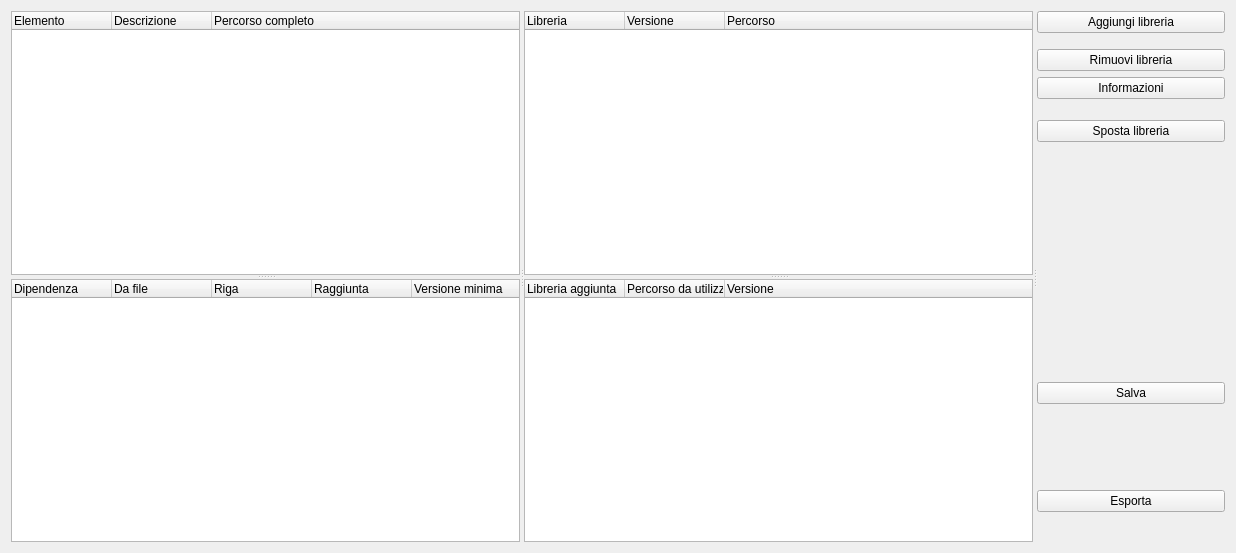
<?xml version="1.0" encoding="UTF-8"?>
<ui version="4.0">
 <class>PackageTab</class>
 <widget class="QWidget" name="PackageTab">
  <property name="geometry">
   <rect>
    <x>0</x>
    <y>0</y>
    <width>1236</width>
    <height>553</height>
   </rect>
  </property>
  <property name="sizePolicy">
   <sizepolicy hsizetype="Expanding" vsizetype="Expanding">
    <horstretch>0</horstretch>
    <verstretch>0</verstretch>
   </sizepolicy>
  </property>
  <property name="minimumSize">
   <size>
    <width>0</width>
    <height>0</height>
   </size>
  </property>
  <property name="windowTitle">
   <string>Form</string>
  </property>
  <layout class="QHBoxLayout" name="horizontalLayout">
   <item>
    <widget class="QSplitter" name="splitter_3">
     <property name="sizePolicy">
      <sizepolicy hsizetype="Expanding" vsizetype="Expanding">
       <horstretch>0</horstretch>
       <verstretch>0</verstretch>
      </sizepolicy>
     </property>
     <property name="orientation">
      <enum>Qt::Horizontal</enum>
     </property>
     <widget class="QSplitter" name="splitter_2">
      <property name="sizePolicy">
       <sizepolicy hsizetype="Expanding" vsizetype="Expanding">
        <horstretch>0</horstretch>
        <verstretch>0</verstretch>
       </sizepolicy>
      </property>
      <property name="orientation">
       <enum>Qt::Horizontal</enum>
      </property>
      <widget class="QSplitter" name="splitter">
       <property name="sizePolicy">
        <sizepolicy hsizetype="Expanding" vsizetype="Expanding">
         <horstretch>0</horstretch>
         <verstretch>0</verstretch>
        </sizepolicy>
       </property>
       <property name="orientation">
        <enum>Qt::Vertical</enum>
       </property>
       <widget class="QTreeWidget" name="fileBrowser">
        <property name="minimumSize">
         <size>
          <width>300</width>
          <height>100</height>
         </size>
        </property>
        <property name="contextMenuPolicy">
         <enum>Qt::CustomContextMenu</enum>
        </property>
        <column>
         <property name="text">
          <string>Elemento</string>
         </property>
        </column>
        <column>
         <property name="text">
          <string>Descrizione</string>
         </property>
        </column>
        <column>
         <property name="text">
          <string>Percorso completo</string>
         </property>
        </column>
       </widget>
       <widget class="QTreeWidget" name="dependencyBrowser">
        <property name="minimumSize">
         <size>
          <width>100</width>
          <height>200</height>
         </size>
        </property>
        <property name="maximumSize">
         <size>
          <width>16161616</width>
          <height>300</height>
         </size>
        </property>
        <column>
         <property name="text">
          <string>Dipendenza</string>
         </property>
        </column>
        <column>
         <property name="text">
          <string>Da file</string>
         </property>
        </column>
        <column>
         <property name="text">
          <string>Riga</string>
         </property>
        </column>
        <column>
         <property name="text">
          <string>Raggiunta</string>
         </property>
        </column>
        <column>
         <property name="text">
          <string>Versione minima</string>
         </property>
        </column>
       </widget>
      </widget>
      <widget class="QSplitter" name="libTools">
       <property name="sizePolicy">
        <sizepolicy hsizetype="Expanding" vsizetype="Expanding">
         <horstretch>0</horstretch>
         <verstretch>0</verstretch>
        </sizepolicy>
       </property>
       <property name="orientation">
        <enum>Qt::Vertical</enum>
       </property>
       <widget class="QTreeWidget" name="libraryBrowser">
        <property name="minimumSize">
         <size>
          <width>100</width>
          <height>100</height>
         </size>
        </property>
        <property name="contextMenuPolicy">
         <enum>Qt::CustomContextMenu</enum>
        </property>
        <column>
         <property name="text">
          <string>Libreria</string>
         </property>
        </column>
        <column>
         <property name="text">
          <string>Versione</string>
         </property>
        </column>
        <column>
         <property name="text">
          <string>Percorso</string>
         </property>
        </column>
       </widget>
       <widget class="QTreeWidget" name="packageLibraryViewer">
        <property name="minimumSize">
         <size>
          <width>100</width>
          <height>100</height>
         </size>
        </property>
        <column>
         <property name="text">
          <string>Libreria aggiunta</string>
         </property>
        </column>
        <column>
         <property name="text">
          <string>Percorso da utilizzare</string>
         </property>
        </column>
        <column>
         <property name="text">
          <string>Versione</string>
         </property>
        </column>
       </widget>
      </widget>
     </widget>
     <widget class="QWidget" name="">
      <layout class="QVBoxLayout" name="buttonBox">
       <property name="sizeConstraint">
        <enum>QLayout::SetDefaultConstraint</enum>
       </property>
       <item>
        <widget class="QPushButton" name="addLibraryButton">
         <property name="text">
          <string>Aggiungi libreria</string>
         </property>
        </widget>
       </item>
       <item>
        <spacer name="verticalSpacer_4">
         <property name="orientation">
          <enum>Qt::Vertical</enum>
         </property>
         <property name="sizeType">
          <enum>QSizePolicy::Fixed</enum>
         </property>
         <property name="sizeHint" stdset="0">
          <size>
           <width>20</width>
           <height>10</height>
          </size>
         </property>
        </spacer>
       </item>
       <item>
        <widget class="QPushButton" name="deleteLibraryButton">
         <property name="text">
          <string>Rimuovi libreria</string>
         </property>
        </widget>
       </item>
       <item>
        <widget class="QPushButton" name="infoButton">
         <property name="text">
          <string>Informazioni</string>
         </property>
        </widget>
       </item>
       <item>
        <spacer name="verticalSpacer_5">
         <property name="orientation">
          <enum>Qt::Vertical</enum>
         </property>
         <property name="sizeType">
          <enum>QSizePolicy::Fixed</enum>
         </property>
         <property name="sizeHint" stdset="0">
          <size>
           <width>20</width>
           <height>15</height>
          </size>
         </property>
        </spacer>
       </item>
       <item>
        <widget class="QPushButton" name="moveLibraryButton">
         <property name="text">
          <string>Sposta libreria</string>
         </property>
        </widget>
       </item>
       <item>
        <spacer name="verticalSpacer_2">
         <property name="orientation">
          <enum>Qt::Vertical</enum>
         </property>
         <property name="sizeType">
          <enum>QSizePolicy::Expanding</enum>
         </property>
         <property name="sizeHint" stdset="0">
          <size>
           <width>20</width>
           <height>40</height>
          </size>
         </property>
        </spacer>
       </item>
       <item>
        <widget class="QPushButton" name="saveButton">
         <property name="text">
          <string>Salva</string>
         </property>
        </widget>
       </item>
       <item>
        <spacer name="verticalSpacer">
         <property name="orientation">
          <enum>Qt::Vertical</enum>
         </property>
         <property name="sizeType">
          <enum>QSizePolicy::Fixed</enum>
         </property>
         <property name="sizeHint" stdset="0">
          <size>
           <width>40</width>
           <height>80</height>
          </size>
         </property>
        </spacer>
       </item>
       <item>
        <widget class="QPushButton" name="exportButton">
         <property name="text">
          <string>Esporta</string>
         </property>
        </widget>
       </item>
       <item>
        <spacer name="verticalSpacer_3">
         <property name="orientation">
          <enum>Qt::Vertical</enum>
         </property>
         <property name="sizeType">
          <enum>QSizePolicy::Fixed</enum>
         </property>
         <property name="sizeHint" stdset="0">
          <size>
           <width>20</width>
           <height>30</height>
          </size>
         </property>
        </spacer>
       </item>
      </layout>
     </widget>
    </widget>
   </item>
  </layout>
  <action name="actionApri_percorso">
   <property name="text">
    <string>Apri percorso</string>
   </property>
  </action>
  <action name="actionInformazioni_libreria">
   <property name="text">
    <string>Informazioni libreria</string>
   </property>
  </action>
  <action name="actionAggiungi_al_pacchetto">
   <property name="text">
    <string>Aggiungi al pacchetto</string>
   </property>
  </action>
  <action name="actionMostra_in_visualizzatore">
   <property name="text">
    <string>Mostra in visualizzatore</string>
   </property>
  </action>
  <action name="actionNascondi">
   <property name="text">
    <string>Nascondi dalla vista</string>
   </property>
  </action>
  <action name="actionIgnora">
   <property name="text">
    <string>Ignora</string>
   </property>
  </action>
  <action name="actionApri_esempi">
   <property name="text">
    <string>Apri esempi</string>
   </property>
  </action>
  <action name="actionApri_keywords">
   <property name="text">
    <string>Apri keywords</string>
   </property>
  </action>
  <action name="actionApri_nel_terminale">
   <property name="text">
    <string>Apri nel terminale</string>
   </property>
  </action>
  <action name="actionImposta_informazioni">
   <property name="text">
    <string>Imposta informazioni</string>
   </property>
  </action>
  <action name="actionApri_documentazione">
   <property name="text">
    <string>Apri documentazione</string>
   </property>
  </action>
  <action name="actionInformazioni">
   <property name="text">
    <string>Informazioni</string>
   </property>
  </action>
  <action name="actionCopia_percorso">
   <property name="text">
    <string>Copia percorso</string>
   </property>
  </action>
  <action name="actionApri_in_visualizzatore">
   <property name="text">
    <string>Apri in visualizzatore</string>
   </property>
  </action>
  <action name="actionApri_con_applicazione_di_sistema">
   <property name="text">
    <string>Apri con applicazione di sistema</string>
   </property>
  </action>
  <action name="actionImposta_flag">
   <property name="text">
    <string>Imposta flag</string>
   </property>
  </action>
  <action name="actionApri_in_terminale">
   <property name="text">
    <string>Apri in terminale</string>
   </property>
  </action>
  <action name="actionImposta_come_file_principale">
   <property name="text">
    <string>Imposta come file principale</string>
   </property>
  </action>
  <action name="actionEscludi_dal_pacchetto">
   <property name="text">
    <string>Escludi dal pacchetto</string>
   </property>
  </action>
  <action name="actionSposta">
   <property name="text">
    <string>Sposta</string>
   </property>
  </action>
  <action name="actionIncolla">
   <property name="text">
    <string>Incolla</string>
   </property>
  </action>
  <action name="actionIncolla_all_interno">
   <property name="text">
    <string>Incolla all' interno</string>
   </property>
  </action>
  <action name="actionEsporta">
   <property name="text">
    <string>Esporta</string>
   </property>
  </action>
  <action name="actionImporta">
   <property name="text">
    <string>Importa</string>
   </property>
  </action>
  <action name="actionAggiorna_vista">
   <property name="text">
    <string>Aggiorna vista</string>
   </property>
  </action>
  <action name="actionElimina">
   <property name="text">
    <string>Elimina</string>
   </property>
  </action>
  <action name="actionElimina_contenuto">
   <property name="text">
    <string>Elimina contenuto</string>
   </property>
  </action>
  <action name="actionCopia">
   <property name="text">
    <string>Copia</string>
   </property>
  </action>
  <action name="actionCopia_contenuto_in_appunti">
   <property name="text">
    <string>Copia contenuto in appunti</string>
   </property>
  </action>
  <action name="actionCopia_contenuto">
   <property name="text">
    <string>Copia contenuto...</string>
   </property>
  </action>
  <action name="actionLista_tag">
   <property name="text">
    <string>Visualizza flag</string>
   </property>
   <property name="toolTip">
    <string>Visualizza tag</string>
   </property>
  </action>
 </widget>
 <resources/>
 <connections/>
</ui>
